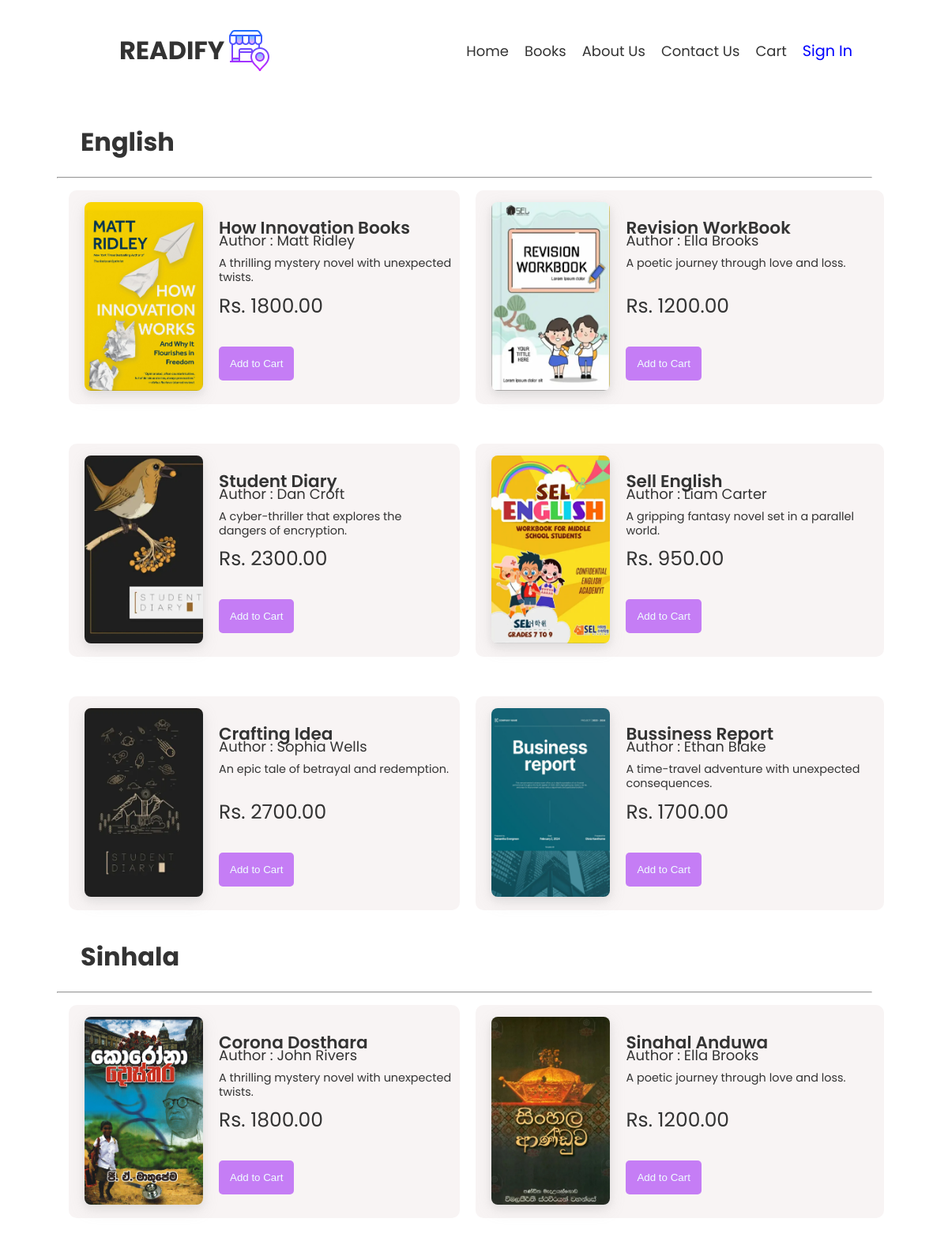
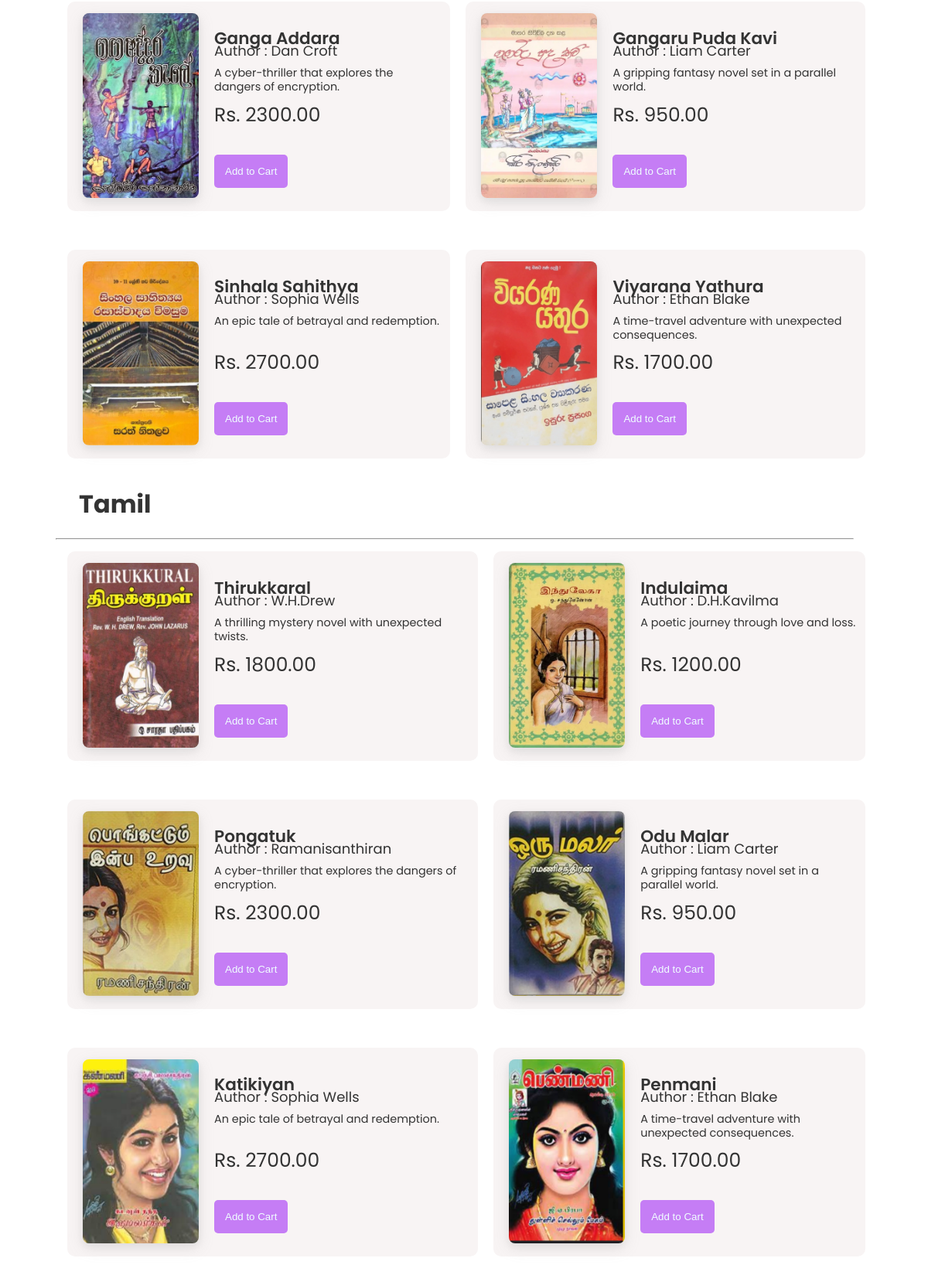
The page /product.php (upper part) on the database its author committed (2 pictures, top to bottom).
### tables this page shows
CREATE TABLE IF NOT EXISTS books (
    id INT PRIMARY KEY AUTO_INCREMENT,
    imageUrl VARCHAR(255) NOT NULL,
    bookName VARCHAR(255) NOT NULL,
    author VARCHAR(255) NOT NULL,
    price DECIMAL(10,2) NOT NULL,
    description TEXT,
    category ENUM('Sinhala', 'English', 'Tamil') NOT NULL
);

### product.php (the view, shortened to what this page needs)
<!DOCTYPE html>
<html lang="en">
<head>
  <link rel="stylesheet" href="./css/common.css" />
  <link rel="stylesheet" href="./css/product.css" />
</head>
<body>
  <header class="header">
    <div class="container-inner">
      <a href="index.html" class="logo-link">
        <div class="logo">
          <h1>READIFY</h1>
          <img src="./assets/title.png" alt="BookShop Logo" class="logo-resize" />
        </div>
      </a>
      <nav class="nav-link" id="nav">
        <ul>
          <li><a href="./index.html">Home</a></li>
          <li><a href="./product.php">Books</a></li>
          <li><a href="./aboutus.php">About Us</a></li>
          <li><a href="./contact.php">Contact Us</a></li>
          <li><a href="./cart.html">Cart</a></li>
          <li><a href="#" id="auth-action">Sign In</a></li>
        </ul>
      </nav>
    </div>
  </header>
  <div class="content">
    <?php
    require_once 'config/db_connection.php';
    $conn->set_charset("utf8");
    $categories = ['English', 'Sinhala', 'Tamil'];
    foreach ($categories as $category) {
      $sql = "SELECT * FROM books WHERE category = '$category'";
      $result = mysqli_query($conn, $sql);
      if ($result && mysqli_num_rows($result) > 0) {
        echo "<h1>$category</h1><hr />";
        echo "<div class='container'>";
        while ($book = mysqli_fetch_assoc($result)) {
          echo "
                <div class='containerCard'>
                    <div class='imageBox'>
                        <img src='{$book['imageUrl']}' class='img' alt='{$book['bookName']}'>
                    </div>
                    <div class='productDetail'>
                        <p class='bookname'>{$book['bookName']}</p>
                        <div class='bookauthor'>
                            <p class='author'>Author : {$book['author']}</p>
                        </div>
                        <p class='price'>Rs. {$book['price']}</p>
                        <p class='description'>{$book['description']}</p>
                        <a href='cart.php?book_id={$book['id']}'>
                            <button class='addCart'>Add to Cart</button>
                        </a>
                    </div>
                </div>";
        }
        echo "</div>";
      }
    }
    ?>
  </div>
</body>
</html>

### css/common.css (style rules this page uses)
body { font-family: "Poppins", sans-serif; color: #333; }
* { margin: 0; padding: 0; box-sizing: border-box; }
.header { margin-top: 20px; }
.logo-link { text-decoration: none; }
.container-inner { display: flex; align-items: center; justify-content: space-around; }
.logo { display: flex; align-items: center; color:#333; }
.nav-link { position: relative; display: flex; align-items: center; }
.nav-link ul { list-style: none; display: flex; align-items: center; gap: 20px; padding: 0; }
.nav-link li { padding: 10px 0; }
.nav-link a { text-decoration: none; color: #333; font-size: 18px; }
#auth-action { color: blue; font-size: larger; }

### css/product.css (style rules this page uses)
body { font-family: "Poppins", sans-serif; color: #333; }
.container { display: grid; grid-template-columns: auto auto auto; gap: 20px; }
h1 { margin-top: 20px; margin-bottom: 20px; padding-left: 30px; }
.content { margin-top: 4%; margin-left: 6%; margin-right: 8%; }
.containerCard { margin: 15px; display: flex; padding: 10px; padding-top: 15px; padding-left: 20px; background-color: rgb(248, 244, 244); border-radius: 10px; width: 100%; height: auto; }
.container .imageBox .img { width: 150px; border-radius: 8px; box-shadow: 0 4px 8px 0 rgba(185, 185, 185, 0.2), 0 6px 20px 0 rgba(155, 155, 155, 0.19); }
.container .containerCard .productDetail { padding-left: 20px; position: relative; }
.container .containerCard .bookname { position: absolute; top: 20px; font-size: 1.35rem; font-weight: 600; flex-wrap: wrap; line-height: 25px; }
.container .containerCard .description { font-size: 0.9rem; line-height: 18px; padding-top: 10px; }
.container .containerCard .bookauthor { display: flex; line-height: 1; }
.container .containerCard .addCart { position: absolute; bottom: 20px; left: 20px; border-radius: 5px; border: none; color: azure; background-color: rgb(197, 125, 245); cursor: pointer; }
.addCart { padding: 14px; }
.container .containerCard .bookauthor .author { padding-right: 10px; }
.container .containerCard .bookauthor { padding-top: 40px; font-size: 18px; }
.container .containerCard .price { position: absolute; bottom: 95px; padding-top: 15px; font-size: 25px; }
@media (max-width: 1392px) { .container { grid-template-columns: auto auto; } }

### rows shown on the page
books: imageUrl (picture), bookName "How Innovation Books", author "Matt Ridley", price "1800.00", description "A thrilling mystery novel with unexpected twists."
books: imageUrl (picture), bookName "Revision WorkBook", author "Ella Brooks", price "1200.00", description "A poetic journey through love and loss."
books: imageUrl (picture), bookName "Student Diary", author "Dan Croft", price "2300.00", description "A cyber-thriller that explores the dangers of encryption."
books: imageUrl (picture), bookName "Sell English", author "Liam Carter", price "950.00", description "A gripping fantasy novel set in a parallel world."
books: imageUrl (picture), bookName "Crafting Idea", author "Sophia Wells", price "2700.00", description "An epic tale of betrayal and redemption."
books: imageUrl (picture), bookName "Bussiness Report", author "Ethan Blake", price "1700.00", description "A time-travel adventure with unexpected consequences."
books: imageUrl (picture), bookName "Corona Dosthara", author "John Rivers", price "1800.00", description "A thrilling mystery novel with unexpected twists."
books: imageUrl (picture), bookName "Sinahal Anduwa", author "Ella Brooks", price "1200.00", description "A poetic journey through love and loss."
books: imageUrl (picture), bookName "Ganga Addara", author "Dan Croft", price "2300.00", description "A cyber-thriller that explores the dangers of encryption."
books: imageUrl (picture), bookName "Gangaru Puda Kavi", author "Liam Carter", price "950.00", description "A gripping fantasy novel set in a parallel world."
books: imageUrl (picture), bookName "Sinhala Sahithya", author "Sophia Wells", price "2700.00", description "An epic tale of betrayal and redemption."
books: imageUrl (picture), bookName "Viyarana Yathura", author "Ethan Blake", price "1700.00", description "A time-travel adventure with unexpected consequences."
books: imageUrl (picture), bookName "Thirukkaral", author "W.H.Drew", price "1800.00", description "A thrilling mystery novel with unexpected twists."
books: imageUrl (picture), bookName "Indulaima", author "D.H.Kavilma", price "1200.00", description "A poetic journey through love and loss."
books: imageUrl (picture), bookName "Pongatuk", author "Ramanisanthiran", price "2300.00", description "A cyber-thriller that explores the dangers of encryption."
books: imageUrl (picture), bookName "Odu Malar", author "Liam Carter", price "950.00", description "A gripping fantasy novel set in a parallel world."
books: imageUrl (picture), bookName "Katikiyan", author "Sophia Wells", price "2700.00", description "An epic tale of betrayal and redemption."
books: imageUrl (picture), bookName "Penmani", author "Ethan Blake", price "1700.00", description "A time-travel adventure with unexpected consequences."

### other values the page prints
$category "English"
$category "Sinhala"
$category "Tamil"
